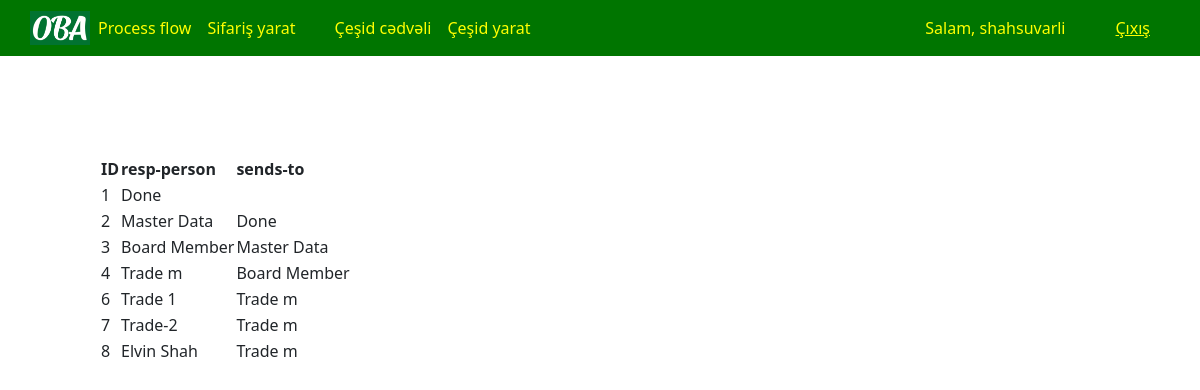
/process/ (signed in), run on the app's committed database.
### dbdesign/models.py (models this page shows, shortened)
class ProcessFlow(models.Model):
	display_name = models.CharField(max_length=100)
	sends_to_id = models.ForeignKey('self', on_delete=models.CASCADE, null=True, blank=True)
	responsible_person = models.CharField(max_length=100)

### dbdesign/views.py (the view)
# urls.py: path('process/', process_view, name='process'),
def process_view(request):
	table = ProcessFlow.objects.all()
	context = {'table':table}
	return render(request, 'process.html', context)

### templates/process.html
{% extends 'base.html' %}
{% load static %}
{% block content %}
<div style="margin-left:100px; margin-top: 100px;">
	<table>
		<tr>
			<th>ID</th>
			<th>resp-person</th>
			<th>sends-to</th>
		</tr>
		{% for elem in table %}
		<tr>
			<td>{{elem.id}}</td>
			<td>{{elem.responsible_person}}</td>
			<td>{{elem.sends_to_id.responsible_person}}</td>
		</tr>
		{% endfor %}
	</table>
 </div>
{% endblock %}

### templates/navbar.html (shortened to what this page needs)
{% load static %}
<nav class="navbar navbar-expand-lg navbar-dark bg-primary" style="background: #007500 !important;">
  <a href="{% url 'home' %}"><img style="margin-left:30px;background-color: rgb(300, 300, 300); width: 60px" src="{% static 'images/obalogo.png' %}"></a>
  <div class="collapse navbar-collapse" id="navbarNav">
    <ul class="navbar-nav">
      <li class="nav-item active">
        <a class="nav-link active" href="{% url 'process' %}" style="color: yellow;">Process flow</a>
      </li>
      <li class="nav-item">
        <a class="nav-link" href="{% url 'create-product' %}" style="color: yellow;">Sifariş yarat</a>
      </li>
      <li class="nav-item">
        <a class="nav-link" href="{% url 'product' %}" style="color: yellow; margin-left: 23px;">Çeşid cədvəli</a>
      </li>
      <li class="nav-item">
        <a class="nav-link" href="" style="color: yellow;">Çeşid yarat</a>
      </li>
    </ul>
  </div>
  <a style="color: yellow; margin-right: 50px;">Salam, {{ request.user }}</a>
  <a href="" style="color: yellow; margin-right: 50px;">Çıxış</a>
</nav>

### data on the page
ProcessFlow: id "1", responsible_person "Done"
ProcessFlow: id "2", responsible_person "Master Data", sends_to_id.responsible_person "Done"
ProcessFlow: id "3", responsible_person "Board Member", sends_to_id.responsible_person "Master Data"
ProcessFlow: id "4", responsible_person "Trade m", sends_to_id.responsible_person "Board Member"
ProcessFlow: id "6", responsible_person "Trade 1", sends_to_id.responsible_person "Trade m"
ProcessFlow: id "7", responsible_person "Trade-2", sends_to_id.responsible_person "Trade m"
ProcessFlow: id "8", responsible_person "Elvin Shah", sends_to_id.responsible_person "Trade m"

### other printed values
{{ request.user }} "shahsuvarli"
